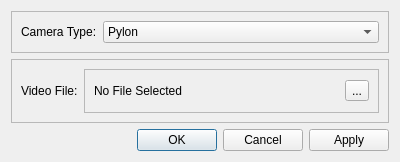
<?xml version="1.0" encoding="UTF-8"?>
<ui version="4.0">
 <class>DConfigureCamera</class>
 <widget class="QDialog" name="DConfigureCamera">
  <property name="windowModality">
   <enum>Qt::NonModal</enum>
  </property>
  <property name="geometry">
   <rect>
    <x>0</x>
    <y>0</y>
    <width>400</width>
    <height>160</height>
   </rect>
  </property>
  <property name="sizePolicy">
   <sizepolicy hsizetype="Fixed" vsizetype="Fixed">
    <horstretch>0</horstretch>
    <verstretch>0</verstretch>
   </sizepolicy>
  </property>
  <property name="minimumSize">
   <size>
    <width>400</width>
    <height>160</height>
   </size>
  </property>
  <property name="maximumSize">
   <size>
    <width>800</width>
    <height>160</height>
   </size>
  </property>
  <property name="windowTitle">
   <string>Configure Top Camera</string>
  </property>
  <layout class="QVBoxLayout" name="verticalLayout">
   <property name="sizeConstraint">
    <enum>QLayout::SetMinAndMaxSize</enum>
   </property>
   <item>
    <widget class="QFrame" name="frm_camera_type">
     <property name="sizePolicy">
      <sizepolicy hsizetype="Preferred" vsizetype="Maximum">
       <horstretch>0</horstretch>
       <verstretch>0</verstretch>
      </sizepolicy>
     </property>
     <property name="frameShape">
      <enum>QFrame::StyledPanel</enum>
     </property>
     <property name="frameShadow">
      <enum>QFrame::Raised</enum>
     </property>
     <layout class="QFormLayout" name="formLayout_2">
      <item row="0" column="0">
       <widget class="QLabel" name="label_4">
        <property name="text">
         <string>Camera Type:</string>
        </property>
       </widget>
      </item>
      <item row="0" column="1">
       <widget class="QComboBox" name="dpd_camera_type">
        <item>
         <property name="text">
          <string>Pylon</string>
         </property>
        </item>
        <item>
         <property name="text">
          <string>Video File</string>
         </property>
        </item>
       </widget>
      </item>
     </layout>
    </widget>
   </item>
   <item>
    <widget class="QStackedWidget" name="stk_camera">
     <property name="currentIndex">
      <number>1</number>
     </property>
     <widget class="QWidget" name="page_pylon_camera">
      <layout class="QVBoxLayout" name="verticalLayout_2">
       <property name="spacing">
        <number>0</number>
       </property>
       <property name="leftMargin">
        <number>0</number>
       </property>
       <property name="topMargin">
        <number>0</number>
       </property>
       <property name="rightMargin">
        <number>0</number>
       </property>
       <property name="bottomMargin">
        <number>0</number>
       </property>
       <item>
        <widget class="QFrame" name="frame">
         <property name="frameShape">
          <enum>QFrame::StyledPanel</enum>
         </property>
         <property name="frameShadow">
          <enum>QFrame::Raised</enum>
         </property>
         <layout class="QFormLayout" name="formLayout">
          <item row="0" column="0">
           <widget class="QLabel" name="label">
            <property name="text">
             <string>Camera:</string>
            </property>
           </widget>
          </item>
          <item row="0" column="1">
           <widget class="QComboBox" name="dpd_camera">
            <property name="currentText">
             <string/>
            </property>
            <property name="currentIndex">
             <number>-1</number>
            </property>
            <item>
             <property name="text">
              <string>3423423</string>
             </property>
            </item>
            <item>
             <property name="text">
              <string>2345352</string>
             </property>
            </item>
           </widget>
          </item>
         </layout>
        </widget>
       </item>
      </layout>
     </widget>
     <widget class="QWidget" name="page_file_camera">
      <layout class="QHBoxLayout" name="horizontalLayout_2">
       <property name="leftMargin">
        <number>0</number>
       </property>
       <property name="topMargin">
        <number>0</number>
       </property>
       <property name="rightMargin">
        <number>0</number>
       </property>
       <property name="bottomMargin">
        <number>0</number>
       </property>
       <item>
        <widget class="QFrame" name="frame_4">
         <property name="frameShape">
          <enum>QFrame::StyledPanel</enum>
         </property>
         <property name="frameShadow">
          <enum>QFrame::Raised</enum>
         </property>
         <layout class="QFormLayout" name="formLayout_3">
          <item row="0" column="0">
           <widget class="QLabel" name="label_5">
            <property name="minimumSize">
             <size>
              <width>0</width>
              <height>44</height>
             </size>
            </property>
            <property name="text">
             <string>Video File:</string>
            </property>
           </widget>
          </item>
          <item row="0" column="1">
           <widget class="QFrame" name="frame_5">
            <property name="frameShape">
             <enum>QFrame::StyledPanel</enum>
            </property>
            <property name="frameShadow">
             <enum>QFrame::Raised</enum>
            </property>
            <layout class="QHBoxLayout" name="horizontalLayout_3">
             <item>
              <widget class="QLabel" name="lbl_selected_video_file">
               <property name="text">
                <string>No File Selected</string>
               </property>
              </widget>
             </item>
             <item>
              <widget class="QToolButton" name="btn_select_video_file">
               <property name="text">
                <string>...</string>
               </property>
              </widget>
             </item>
            </layout>
           </widget>
          </item>
         </layout>
        </widget>
       </item>
      </layout>
     </widget>
    </widget>
   </item>
   <item>
    <widget class="QDialogButtonBox" name="btnbox_buttons">
     <property name="minimumSize">
      <size>
       <width>0</width>
       <height>0</height>
      </size>
     </property>
     <property name="orientation">
      <enum>Qt::Horizontal</enum>
     </property>
     <property name="standardButtons">
      <set>QDialogButtonBox::Apply|QDialogButtonBox::Cancel|QDialogButtonBox::Ok</set>
     </property>
    </widget>
   </item>
  </layout>
 </widget>
 <resources/>
 <connections>
  <connection>
   <sender>btnbox_buttons</sender>
   <signal>accepted()</signal>
   <receiver>DConfigureCamera</receiver>
   <slot>accept()</slot>
   <hints>
    <hint type="sourcelabel">
     <x>248</x>
     <y>254</y>
    </hint>
    <hint type="destinationlabel">
     <x>157</x>
     <y>274</y>
    </hint>
   </hints>
  </connection>
  <connection>
   <sender>btnbox_buttons</sender>
   <signal>rejected()</signal>
   <receiver>DConfigureCamera</receiver>
   <slot>reject()</slot>
   <hints>
    <hint type="sourcelabel">
     <x>316</x>
     <y>260</y>
    </hint>
    <hint type="destinationlabel">
     <x>286</x>
     <y>274</y>
    </hint>
   </hints>
  </connection>
 </connections>
</ui>
